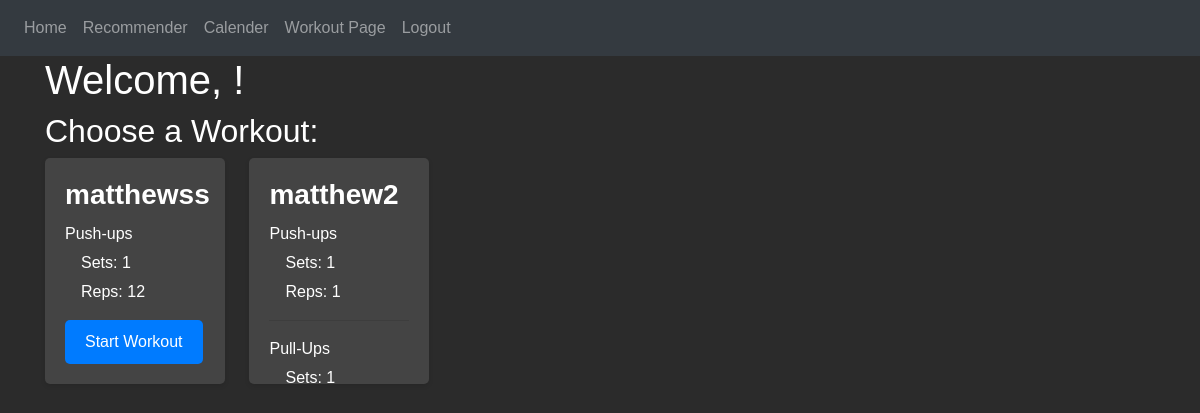
/ (signed in), run on the app's committed database.
### tables this page shows
CREATE TABLE "SavedWorkouts" (
	"id"	INTEGER,
	"UserID"	TEXT,
	"WorkoutName"	TEXT,
	"ExerciseName"	TEXT,
	"NumberOfSets"	INTEGER,
	"NumberOfReps"	TEXT,
	"Weights"	TEXT
);

### website/blueprints/views.py (the view)
@views.route('/', methods=['GET', 'POST']) # This is a decorator that tells Flask what URL to trigger the function
@login_required # This is a decorator that tells Flask we need to login before accessing the home page
def home():
    if request.method == 'POST':
        muscle_group = request.form.get('MuscleGroup')
        equipment = request.form.get('Equipment')
        return redirect(url_for('WorkoutPage.result', muscle_group=muscle_group, equipment=equipment))
    else:
        workoutNames = []
        workoutList = []
        dbInstance = DbAccessSingleton.get_instance()
        result = dbInstance.custom_query("SELECT DISTINCT WorkoutName FROM SavedWorkouts WHERE UserID = " + f"'{current_user.email}'")
        result = list(result)
        for name in result:
            tempName = name[0]
            workoutNames.append(tempName)
        for name in workoutNames:
            workoutObj = UserWorkout({'name': name, 'exercises': []})
            workoutObj.get_workout_db()
            workoutList.append(workoutObj)
        return render_template("WorkoutViewer.html", user=current_user, workoutList=workoutList)

### website/access.py (called while the page is built)
    @classmethod
    def get_instance(cls):
        if cls._instance is None:
            cls._instance = cls.__new__(cls)
        return cls._instance

    def custom_query(self, text):
        currentScriptPath = os.path.abspath(__file__)
        baseDir = os.path.dirname(os.path.dirname(currentScriptPath))
        dbPath = os.path.join(baseDir, 'instance', 'database.db')
        con = sq.connect(dbPath)
        cur = con.cursor()
        result = cur.execute(text).fetchall()
        con.close()  # Close the connection
        return result

### website/models.py (called while the page is built)
    def to_dict(self):
        tempDict = {}
        tempDict['name'] = self.workoutName
        tempDict['exercises'] = [exercise.__dict__ for exercise in self.exerciseList]
        for exercise in tempDict['exercises']:
            exercise['reps'] = [int(rep) for rep in exercise['reps']]
            exercise['weight'] = [int(weight) for weight in exercise['weight']]
        return tempDict

### website/templates/WorkoutViewer.html (shortened to what this page needs)
{% extends "base.html" %}
{% block content %}
    <h1>Welcome, {{ user.username }}!</h1>
    <h2>Choose a Workout:</h2>
    <div id="workout-container">
        {% for workout in workoutList %}
        <div class="workout-block">
            <h3>{{ workout.workoutName }}</h3>
            <ul>
                {% for exercise in workout.exerciseList %}
                <li>{{ exercise.exerciseName }}</li>
                <ul>
                    <li>&emsp;Sets:
                        {{ exercise.sets }}
                    </li>
                    <li>&emsp;Reps:
                        {% for rep in exercise.reps %}
                            {{ rep }}{% if not loop.last %}, {% endif %}
                        {% endfor %}
                    </li>
                </ul>
                {% if not loop.last %}
                <hr>
                {% endif %}
                {% endfor %}
            </ul>
            <button class="start-workout-btn" data-workout="{{ workout.workoutName }}" data-workout-data='{{ workout.to_dict()|tojson }}'>Start Workout</button>
        </div>
        {% endfor %}
    </div>
{% endblock %}
{% block additional_css %}
    <link rel="stylesheet" href="{{ url_for('static', filename='WorkoutViewer.css') }}">
{% endblock %}

### website/static/WorkoutViewer.css (style rules this page uses)
body { background-color: #2b2b2b; color: #fff; font-family: Arial, sans-serif; margin: 0; padding: 0; }
.workout-block { background-color: #444; border-radius: 5px; box-shadow: 0 2px 5px rgba(0, 0, 0, 0.1); margin-bottom: 20px; padding: 20px; display: inline-block; margin-right: 20px; max-height: 226px; height: 226px; width: 180px; overflow-y: auto; }
.workout-block h3 { margin-top: 0; margin-bottom: 10px; font-size: 28px; font-weight: bold; }
.workout-block ul { list-style-type: none; padding: 0; }
.workout-block ul li { margin-bottom: 5px; }
.start-workout-btn { background-color: #007bff; color: #fff; border: none; border-radius: 5px; padding: 10px 20px; cursor: pointer; font-size: 16px; white-space: nowrap; }

### data on the page
SavedWorkouts: exerciseName "Push-ups", sets "1", reps "12"
SavedWorkouts: exerciseName "Push-ups", sets "1", reps "1"
SavedWorkouts: exerciseName "Pull-Ups", sets "1"

### other printed values
{{ workout.workoutName }} "matthewss" "matthew2"
